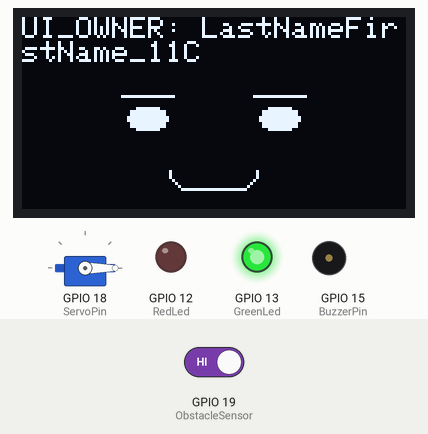
The sketch below on a simulated ESP32. On the bench: 128×64 one-colour display, servo, output pins drawn as LEDs (lit = HIGH), buzzer (waves = sounding). Inputs (shaded band) come from the test bench; at power-on: GPIO 19 (ObstacleSensor) HIGH.

Above: at 4.2 s.
4.3 s: GPIO 19 (ObstacleSensor) driven LOW
At 5.8 s:
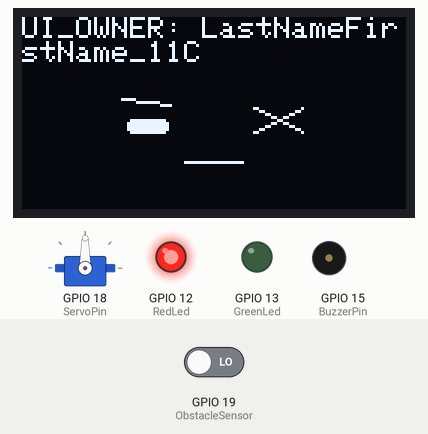
6.4 s: GPIO 19 (ObstacleSensor) driven HIGH
At 7.3 s:
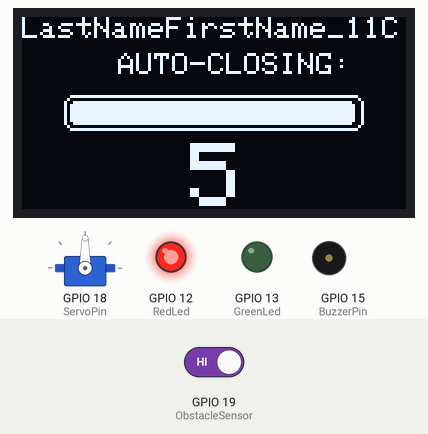
14.1 s: GPIO 19 (ObstacleSensor) driven LOW
At 17.01 s:
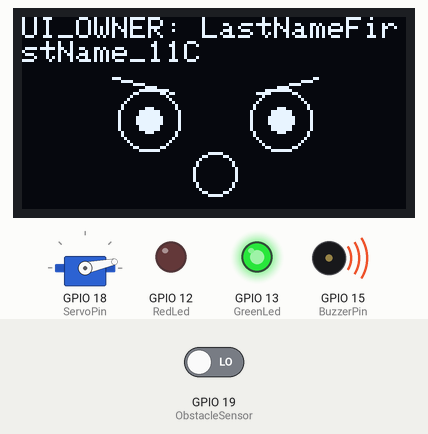
Timing chart, 0 to 18.9 s (numbered marks = the images above; inputs shaded):
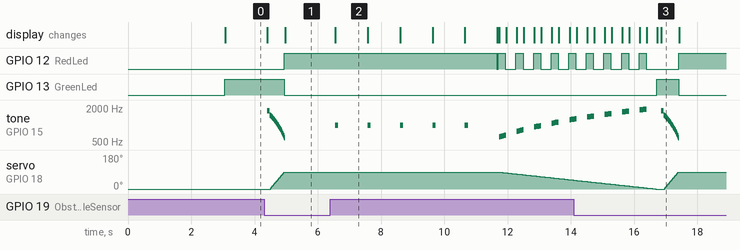

Measured:
- after the input at 4.3 s, GPIO 12 (RedLed): LOW → HIGH after 0.65 s; GPIO 13 (GreenLed): HIGH → LOW after 0.65 s
- after the input at 6.4 s, GPIO 12 (RedLed): HIGH → LOW after 5.3 s, then repeats every 0.56 s: HIGH 0.22 s, LOW 0.33 s; tone on GPIO 15 (BuzzerPin): plays 1000 Hz for 0.10 s, 1000 Hz for 0.10 s, 1000 Hz for 0.10 s, 1000 Hz for 0.10 s, 1000 Hz for 0.10 s, 615 Hz for 0.06 s … (24 notes in this stretch), starting after 0.15 s
- after the input at 14.1 s, the display: first differs from a run without the input after 2.8 s (image 3)
- what the display in image 2 shows lasts 1.0 s, from 6.6 s to 7.6 s

The sketch:

13_SmartTrashCanProInterfaceV2.ino
```cpp
/*
 * Author: Iwan
 * Project: 13 Smart Trash Can Pro Interface V2
 * Learning Objective: Implement advanced Mechatronic Control, interactive acoustic
 * frequency modulation, and professional vector UI/UX design on OLED hardware.
 *
 * This material is for classroom use only.
 * Commercial distribution is strictly prohibited.
 */

/*
 * +-------------------------------------------------------------------------+
 * |                     TECHNICAL CONNECTION MAP (DATA ONLY)                |
 * +-----------------------+-------------------+-----------------------------+
 * |   HARDWARE COMPONENT  | ARDUINO PIN (ESP32|         PIN TYPE            |
 * +-----------------------+-------------------+-----------------------------+
 * |   OLED Display SDA    | G21 (GPIO21)      | Dedicated I2C Data Bus      |
 * |   OLED Display SCL    | G22 (GPIO22)      | Dedicated I2C Clock Bus     |
 * |   Servo Motor Signal  | G18 (GPIO18)      | Dedicated Servo PWM Output  |
 * |   FC-51 IR Sensor     | G19 (GPIO19)      | Digital Input Channel       |
 * |   Active Buzzer Module| G15 (GPIO15)      | Dedicated Audio PWM Output  |
 * |   Red Alert LED       | G12 (GPIO12)      | Digital Output Channel       |
 * |   Green Standby LED   | G13 (GPIO13)      | Digital Output Channel       |
 * +-----------------------+-------------------+-----------------------------+
 */

#include <Wire.h>
#include <Adafruit_GFX.h>
#include <Adafruit_SSD1306.h>
#include <ESP32Servo.h>

// --- PREPROCESSOR MACROS ---
#define GetName(Variable) #Variable

// --- OLED Hardware Configuration ---
#define ScreenWidth 128
#define ScreenHeight 64
#define OledAddress 0x3C
#define OledReset -1

// --- STUDENT PERSONALIZATION AREA ---
Adafruit_SSD1306 LastNameFirstName_11C(ScreenWidth, ScreenHeight, &Wire, OledReset);

// --- Hardware Pin Mapping ---
#define ServoPin 18
#define ObstacleSensor 19
#define RedLed 12
#define GreenLed 13
#define BuzzerPin 15          // Integrated Active Buzzer channel

// --- Global System Variables ---
Servo TrashServo;
bool IsHandPresent = false;
bool IsLidOpen = false;

void setup() {
  // Initialization of Serial telemetry for real-time debugging
  Serial.begin(115200);

  // --- OLED INITIALIZATION ---
  if(!LastNameFirstName_11C.begin(SSD1306_SWITCHCAPVCC, OledAddress)) {
    Serial.println(">> CRITICAL ERROR: OLED display hardware not found.");
    for(;;);
  }

  // --- INITIAL IDENTITY VERIFICATION ---
  LastNameFirstName_11C.clearDisplay();
  LastNameFirstName_11C.setTextSize(1);
  LastNameFirstName_11C.setTextColor(WHITE);
  LastNameFirstName_11C.setCursor(0, 10);
  LastNameFirstName_11C.println("SYSTEM_OWNER:");
  LastNameFirstName_11C.setCursor(0, 30);
  LastNameFirstName_11C.println(GetName(LastNameFirstName_11C));
  LastNameFirstName_11C.display();

  delay(3000); // 3-second delay for teacher verification

  // --- PERIPHERAL ATTACHMENT ---
  TrashServo.attach(ServoPin);
  pinMode(ObstacleSensor, INPUT);
  pinMode(RedLed, OUTPUT);
  pinMode(GreenLed, OUTPUT);
  pinMode(BuzzerPin, OUTPUT);

  // Default system state initialization
  TrashServo.write(0);
  digitalWrite(GreenLed, HIGH);
  digitalWrite(RedLed, LOW);
  noTone(BuzzerPin);

  ShowStatusFace("HAPPY");
}

void loop() {
  // 1. DATA ACQUISITION STAGE
  IsHandPresent = !digitalRead(ObstacleSensor);

  // 2. TRIGGER LOGIC: Evaluation of detection and lid state
  if (IsHandPresent && !IsLidOpen) {
    ShowStatusFace("OPENING");

    // --- INTEGRATED AUDIO EFFECT: OPENING PITTS ---
    // Short confirmation chirp before moving mechanical gears
    tone(BuzzerPin, 1800, 80);
    delay(80);
    noTone(BuzzerPin);

    // Controlled opening sweep with decreasing acoustic frequency modulation
    for (int Angle = 0; Angle <= 90; Angle += 2) {
      TrashServo.write(Angle);
      // Frequency decreases dynamically from 1500Hz down to 600Hz as lid opens
      int OpenFreq = map(Angle, 0, 90, 1500, 600);
      tone(BuzzerPin, OpenFreq);
      delay(10);
    }
    noTone(BuzzerPin); // Safe audio shutdown

    digitalWrite(GreenLed, LOW);
    digitalWrite(RedLed, HIGH);
    IsLidOpen = true;

    // 3. SAFETY BLOCKING LOOP
    while(!digitalRead(ObstacleSensor)) {
      ShowStatusFace("WAITING");
      delay(200);
    }

    // 4. TEMPORAL SAFETY COUNTDOWN
    for (int i = 5; i > 0; i--) {
      ShowCountdown(i);
      // Synchronized interactive countdown bleep
      tone(BuzzerPin, 1000, 100);
      delay(1000);
    }

    // 5. MECHATRONIC CARE STAGE: Controlled Smooth Closing
    for (int Angle = 90; Angle >= 0; Angle--) {
      ShowWarning(Angle);
      TrashServo.write(Angle);

      // --- INTEGRATED AUDIO EFFECT: CLOSING ALERT ---
      // Frequency increases dynamically from 600Hz up to 2000Hz as danger closes
      int CloseFreq = map(Angle, 90, 0, 600, 2000);

      // Modulo logic creates intermittent high-speed tactical beeps synced with motion
      if (Angle % 10 > 5) {
        tone(BuzzerPin, CloseFreq);
      } else {
        noTone(BuzzerPin);
      }

      delay(30); // Defines the angular velocity of the closing mechanism
    }
    noTone(BuzzerPin); // Secure audio line cutoff

    // System restoration to idle/standby parameters
    digitalWrite(RedLed, LOW);
    digitalWrite(GreenLed, HIGH);
    IsLidOpen = false;
    ShowStatusFace("HAPPY");
  }
  delay(100);
}

// --- MODULAR UI (USER INTERFACE) FUNCTIONS ---

void ShowStatusFace(String State) {
  LastNameFirstName_11C.clearDisplay();
  LastNameFirstName_11C.setTextSize(1);
  LastNameFirstName_11C.setTextColor(WHITE);

  // Persistent Owner Watermark Layout
  LastNameFirstName_11C.setCursor(0,0);
  LastNameFirstName_11C.print("UI_OWNER: ");
  LastNameFirstName_11C.println(GetName(LastNameFirstName_11C));

  if (State == "HAPPY") {
    // Advanced Stylized Happy Expression
    LastNameFirstName_11C.fillRoundRect(35, 30, 14, 8, 4, WHITE);  // Left Eye
    LastNameFirstName_11C.fillRoundRect(79, 30, 14, 8, 4, WHITE);  // Right Eye
    LastNameFirstName_11C.drawFastHLine(33, 26, 18, WHITE);        // Left Relaxed Eyebrow
    LastNameFirstName_11C.drawFastHLine(77, 26, 18, WHITE);        // Right Relaxed Eyebrow

    // Geometric Curved Mouth using precise vector lines
    LastNameFirstName_11C.drawRoundRect(49, 46, 30, 12, 6, WHITE);
    LastNameFirstName_11C.fillRect(49, 44, 30, 7, BLACK);          // Mask upper half to render smile
  }
  else if (State == "OPENING") {
    // Highly Advanced Shocked/Surprised Face
    LastNameFirstName_11C.drawCircle(42, 34, 10, WHITE);           // Extended Left Eye Ring
    LastNameFirstName_11C.fillCircle(42, 34, 4, WHITE);            // Left Iris focus
    LastNameFirstName_11C.drawCircle(86, 34, 10, WHITE);           // Extended Right Eye Ring
    LastNameFirstName_11C.fillCircle(86, 34, 4, WHITE);            // Right Iris focus

    // Slanted Expressive Dynamic Eyebrows
    LastNameFirstName_11C.drawLine(30, 20, 50, 25, WHITE);        // Angled Left Eyebrow
    LastNameFirstName_11C.drawLine(98, 20, 78, 25, WHITE);        // Angled Right Eyebrow

    LastNameFirstName_11C.drawCircle(64, 52, 7, WHITE);            // O-shaped Surprised Mouth Vector
  }
  else if (State == "WAITING") {
    // Focused Warning Detection Layout Face
    LastNameFirstName_11C.fillRoundRect(35, 34, 14, 5, 1, WHITE);  // Steady Left Suspicious Eye
    LastNameFirstName_11C.drawLine(77, 30, 93, 38, WHITE);        // Winking Right Eye Line 1
    LastNameFirstName_11C.drawLine(77, 38, 93, 30, WHITE);        // Winking Right Eye Line 2

    LastNameFirstName_11C.drawLine(33, 27, 49, 29, WHITE);        // Lowered Left Eyebrow
    LastNameFirstName_11C.drawFastHLine(54, 48, 20, WHITE);        // Flat Neutral Line Mouth
  }

  LastNameFirstName_11C.display();
}

void ShowCountdown(int Seconds) {
  LastNameFirstName_11C.clearDisplay();
  LastNameFirstName_11C.setTextSize(1);
  LastNameFirstName_11C.setTextColor(WHITE);

  LastNameFirstName_11C.setCursor(0, 0);
  LastNameFirstName_11C.println(GetName(LastNameFirstName_11C));

  LastNameFirstName_11C.setCursor(32, 12);
  LastNameFirstName_11C.println("AUTO-CLOSING:");

  // Professional Segmented Progress Bar Render Layout
  LastNameFirstName_11C.drawRoundRect(14, 26, 100, 12, 3, WHITE);
  LastNameFirstName_11C.fillRoundRect(16, 28, Seconds * 19, 8, 2, WHITE);

  // Focal Large Countdown Typography
  LastNameFirstName_11C.setTextSize(3);
  LastNameFirstName_11C.setCursor(56, 42);
  LastNameFirstName_11C.println(Seconds);

  LastNameFirstName_11C.display();
}

void ShowWarning(int CurrentAngle) {
  LastNameFirstName_11C.clearDisplay();

  // High-Visibility Pro Double Triangle Danger Vector Symbol
  if (CurrentAngle % 10 > 5) {
    // Outer Border Warning Triangle
    LastNameFirstName_11C.drawTriangle(64, 2, 30, 48, 98, 48, WHITE);
    // Inner Offset Warning Triangle for structural bold thickness
    LastNameFirstName_11C.drawTriangle(64, 5, 33, 46, 95, 46, WHITE);

    // Stylized Industrial Exclamation Mark
    LastNameFirstName_11C.fillRoundRect(62, 16, 5, 18, 2, WHITE);
    LastNameFirstName_11C.fillCircle(64, 40, 3, WHITE);

    digitalWrite(RedLed, HIGH);
  } else {
    digitalWrite(RedLed, LOW);
  }

  LastNameFirstName_11C.setTextSize(1);
  LastNameFirstName_11C.setTextColor(WHITE);
  LastNameFirstName_11C.setCursor(12, 54);
  LastNameFirstName_11C.print("PINCH POINT: ");
  LastNameFirstName_11C.println(GetName(LastNameFirstName_11C));

  LastNameFirstName_11C.display();
}
```
